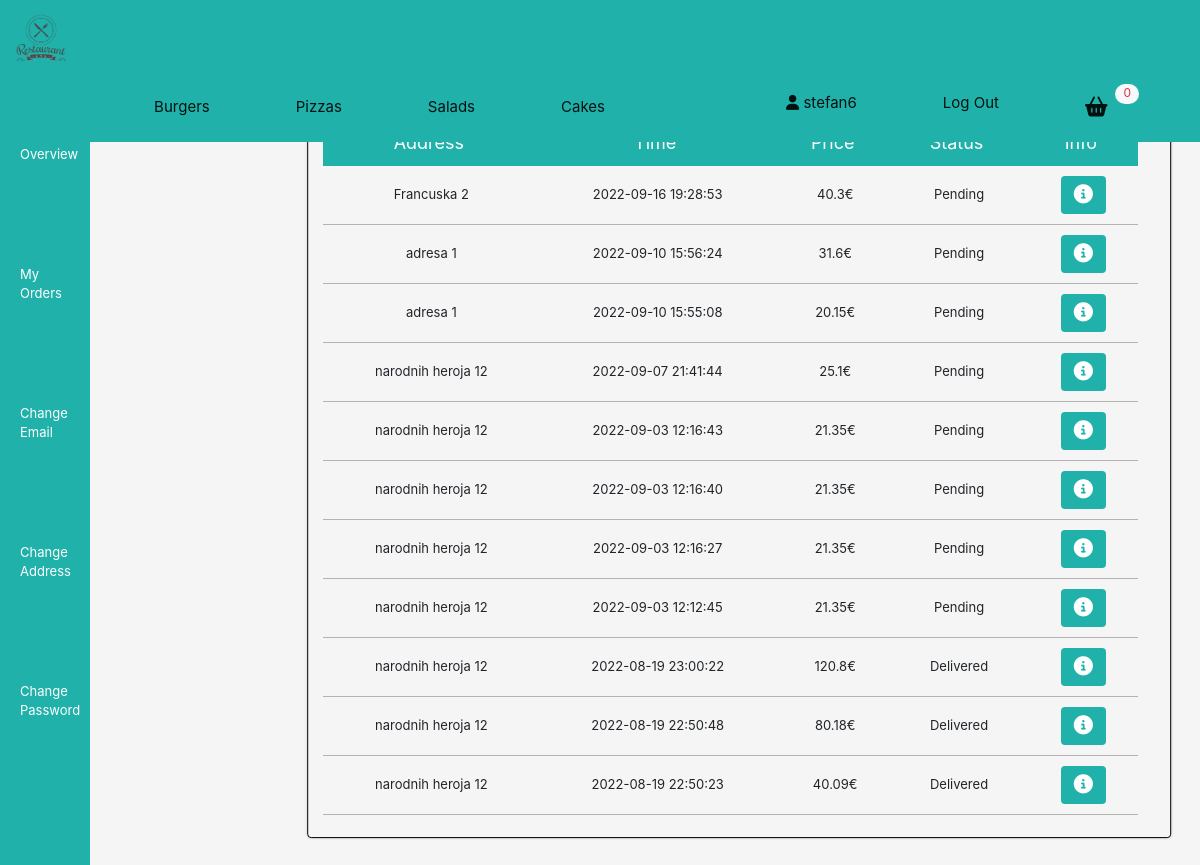
Page /profile.php?user_orders (signed in) on the committed database.
### tables this page shows
CREATE TABLE `orders` (
  `order_id` int(11) NOT NULL,
  `customer_id` int(11) NOT NULL,
  `grand_total` float(10,2) NOT NULL,
  `address` varchar(255) NOT NULL,
  `apartment` int(11) NOT NULL,
  `email` varchar(250) NOT NULL,
  `phone` varchar(20) NOT NULL,
  `payment` varchar(4) NOT NULL,
  `created` datetime NOT NULL DEFAULT current_timestamp(),
  `status` text NOT NULL
);

### Server.php (called while the page is built, shortened)
<?php
class Server
{
    private $host = 'localhost';
    private $user = 'root';
    private $pass = '';
    private $dbName = 'restaurant';
    public function __construct()
    {
        $dsn = 'mysql:host=' . $this->host . ';dbname=' . $this->dbName;
        $options = [
            PDO::ATTR_PERSISTENT => TRUE,
            PDO::ATTR_ERRMODE => PDO::ERRMODE_EXCEPTION
        ];
        try {
            $this->conn = new PDO($dsn, $this->user, $this->pass, $options);
        } catch (PDOException $e) {
            $this->error = $e->getMessage();
            echo $this->error;
        }
    }
}

### QueryBuilder.php (called while the page is built, shortened)
<?php
include_once 'Server.php';
class QueryBuilder
{
    private $db;
    public function __construct()
    {
        $this->db = new Server;
    }
    public function select($table, $column, $clause)
    {
        $sql = 'SELECT * FROM ' . $table . ' WHERE ' . $column . $clause;
        $result = $this->db->conn->query($sql);
        return $result;
    }
}

### profile.php (the view, shortened to what this page needs)
<?php
include_once 'navbar.php';
?>
<head>
</head>
<header>
    <div class="wrapper d-flex">
        <div class="sidebar profile-sidebar">
            <ul>
                <li><a href="profile.php">Overview</a></li>
                <li><a href="profile.php?user_orders">My Orders</a></li>
                <li><a href="profile.php?change_email">Change Email</a></li>
                <li><a href="profile.php?change_address">Change Address</a></li>
                <li><a href="profile.php?change_password">Change Password</a></li>
            </ul>
        </div>
    </div>
</header>
<body>
    <?php if (isset($_REQUEST['user_orders'])) {
        $userID = $_SESSION['id'];
        $selectOrders = $qb->select("orders", "customer_id", " = $userID ORDER BY created DESC")
    ?>
        <div class="outer-wrapper-cart profile-wrapper">
            <div class="table-wrapper">
                <table class="cart-table" id="profile-table">
                    <thead>
                        <th>Address</th>
                        <th>Time</th>
                        <th>Price</th>
                        <th>Status</th>
                        <th>Info</th>
                    </thead>
                    <tbody>
                        <?php while ($row = $selectOrders->fetch()) : ?>
                            <tr>
                                <td class="cart-td"><?= $row['address'] ?></td>
                                <td class="cart-td"><?= $row['created'] ?></td>
                                <td class="cart-td"><?= $row['grand_total'] ?>&euro;</td>
                                <td class="cart-td"><?= $row['status'] ?></td>
                                <td>
                                    <a href="profile.php?user_order=<?= $row['order_id'] ?>" style="background-color: lightseagreen;" class="btn" id="info" onclick="show_details(); return false;"><i class="fas fa-info-circle" style="color: white; font-size: larger"></i></a>
                                </td>
                            </tr>
                        <?php endwhile ?>
                    </tbody>
                </table>
            </div>
        </div>
    <?php }
    ?>
</body>

### navbar.php (shortened to what this page needs)
<?php
require_once 'QueryBuilder.php';
require_once 'Server.php';
$qb = new QueryBuilder;
?>
<!DOCTYPE html>
<html lang="en">
<head>
    <link rel="stylesheet" type="text/css" href="css/style.css?v=<?= time() ?>">
    <link rel="stylesheet" href="https://cdn.jsdelivr.net/npm/bootstrap@4.0.0/dist/css/bootstrap.min.css">
</head>
<header>
    <nav class="navbar navbar-expand-lg navbar-light fixed-top" style="background-color: lightseagreen; display: inline-block;">
    <a class="navbar-brand" href="index.php"><img src="images/logo.png" class="logo"></a>
        <div class="collapse navbar-collapse" id="navbar">
            <ul class="navbar-nav mx-auto pt-3 pb-1">
                <li class="nav-item active">
                    <a class="nav-link" href="index.php?burgers">Burgers</a>
                </li>
                <li class="nav-item active">
                    <a class="nav-link" href="index.php?pizzas">Pizzas</a>
                </li>
                <li class="nav-item active">
                    <a class="nav-link" href="index.php?salads">Salads</a>
                </li>
                <li class="nav-item active">
                    <a class="nav-link" href="index.php?cakes">Cakes</a>
                </li>
            </ul>
            <ul class="float-right navbar-nav pt-3 pb-1" style="padding-right: 10px;">
                <?php
                if (isset($_SESSION['id'])) :
                ?>
                    <li class="nav-item active">
                        <a class="nav-link" href="profile.php"><i class="fa fa-user" aria-hidden="true"></i>&nbsp;<?= explode(" ", $_SESSION['username'])[0]; ?></a>
                    </li>
                    <li class="nav-item active">
                        <a class="nav-link" href="UserController.php?q=logout">Log Out</a>
                    </li>
                <?php else : ?>
                    <li class="nav-item active">
                        <a class="nav-link" href="login.php">Log in</a>
                    </li>
                <?php endif; ?>
                <li class="nav-item active">
                    <?php
                    if (isset($_SESSION['cart'])) :
                        $productQuantity = array_column($_SESSION['cart'], 'quantity'); ?>
                        <span id="product-counter" class="text-danger bg-light"><?= array_sum($productQuantity) ?></span>
                        <a class="nav-link float-right cursor-pointer" id="cart-link" href="cart-view.php"><i class="fa fa-shopping-basket" aria-hidden="true"></i></a>
                    <?php else : ?>
                        <span id="product-counter" class="text-danger bg-light">0</span>
                        <a class="nav-link float-right cursor-pointer" id="cart-link" href="cart-view.php"><i class="fa fa-shopping-basket" aria-hidden="true"></i></a>
                </li>
            <?php endif ?>
            </ul>
        </div>
    </nav>
</header>
</html>

### css/style.css (style rules this page uses)
body { background-color: whitesmoke !important; }
.navbar-nav { font-size: 20px; }
a { cursor: pointer; }
li { padding: 0 35px; }
.logo { width: 90px; height: 90px; }
#cart-link { cursor: pointer; font-size: 25px; }
#product-counter { text-align: center; float: right; padding: 0 0.5rem 0.1rem 0.5rem; border-radius: 3rem; font-size: 15px; }
.wrapper { position: relative }
.sidebar { position: fixed; width: 200px; height: 100%; background: rgb(5, 94, 91); padding: 100px 0; text-align: left; }
ul { padding-bottom: 20px; list-style-type: none; }
.sidebar ul li { padding: 30px; margin-bottom: 30px; font-size: 18px; padding-left: 0; }
.sidebar ul li a { color: #fff; display: block; }
.table-wrapper { overflow-y: scroll; height: fit-content; max-height: 66.4vh; margin-top: 22px; margin: 15px; padding-bottom: 20px; }
table { max-width: 98%; border-collapse: separate; border-spacing: 0px; }
table th { position: sticky; top: 0px; background-color: rgb(5, 94, 91); color: white; text-align: center; font-weight: normal; font-size: 18px; border: none; outline: none; }
table th, table td { padding: 15px; padding-top: 10px; padding-bottom: 10px; }
table td { text-align: center; font-size: 15px; border: 1px solid rgb(177, 177, 177); padding-left: 20px; }
.outer-wrapper-cart { margin-top: 12%; margin-bottom: 5%; margin-left: 25%; border: 1px solid black; border-radius: 4px; box-shadow: 0px 0px 3px rgba(0, 0, 0, 0.2); max-width: fit-content; max-height: fit-content; text-align: right; }
.cart-table { width: 980px; }
.cart-table th { position: sticky; top: 0px; background-color: lightseagreen; color: white; text-align: center; font-weight: normal; font-size: 18px; border: none; }
.profile-sidebar { background: lightseagreen; }
.profile-sidebar ul { padding-top: 100px; }
#profile-table td { border: none; outline: none; border-bottom: 1px solid rgb(179, 179, 179); }
@media only screen and (max-width: 1200px) { .navbar-nav { font-size: 15px; } }
@media only screen and (max-width: 1200px) { .logo { width: 50px; height: 50px; } }
@media only screen and (max-width: 1200px) { #cart-link { font-size: 20px; } }
@media only screen and (max-width: 1200px) { #product-counter { font-size: 12px; } }
@media only screen and (max-width: 1200px) { .outer-wrapper-cart { margin-top: 250px; transform: translate(-20%, -20%); border: 1px solid black; border-radius: 4px; box-shadow: 0px 0px 3px rgba(0, 0, 0, 0.2); max-width: fit-content; max-height: fit-content; } }
@media only screen and (max-width: 1200px) { .profile-sidebar { width: 90px; } }
@media only screen and (max-width: 1200px) { .profile-sidebar ul { padding-top: 25px; padding-left: 0; } }
@media only screen and (max-width: 1200px) { .profile-sidebar ul li { font-size: small; padding: 20px; margin-bottom: 60px; } }
@media only screen and (max-width: 1200px) { .profile-wrapper { font-size: small; margin-left: 40%; width: 72%; } }
@media only screen and (max-width: 1200px) { .cart-td { font-size: small; } }

### rows in the picture
orders: address "Francuska 2", created "2022-09-16 19:28:53", grand_total "40.3", status "Pending"
orders: address "adresa 1", created "2022-09-10 15:56:24", grand_total "31.6", status "Pending"
orders: address "adresa 1", created "2022-09-10 15:55:08", grand_total "20.15", status "Pending"
orders: address "narodnih heroja 12", created "2022-09-07 21:41:44", grand_total "25.1", status "Pending"
orders: address "narodnih heroja 12", created "2022-09-03 12:16:43", grand_total "21.35", status "Pending"
orders: address "narodnih heroja 12", created "2022-09-03 12:16:40", grand_total "21.35", status "Pending"
orders: address "narodnih heroja 12", created "2022-09-03 12:16:27", grand_total "21.35", status "Pending"
orders: address "narodnih heroja 12", created "2022-09-03 12:12:45", grand_total "21.35", status "Pending"
orders: address "narodnih heroja 12", created "2022-08-19 23:00:22", grand_total "120.8", status "Delivered"
orders: address "narodnih heroja 12", created "2022-08-19 22:50:48", grand_total "80.18", status "Delivered"
orders: address "narodnih heroja 12", created "2022-08-19 22:50:23", grand_total "40.09", status "Delivered"

### other values in the picture
explode(" ", $_SESSION['username'])[0] "stefan6"
